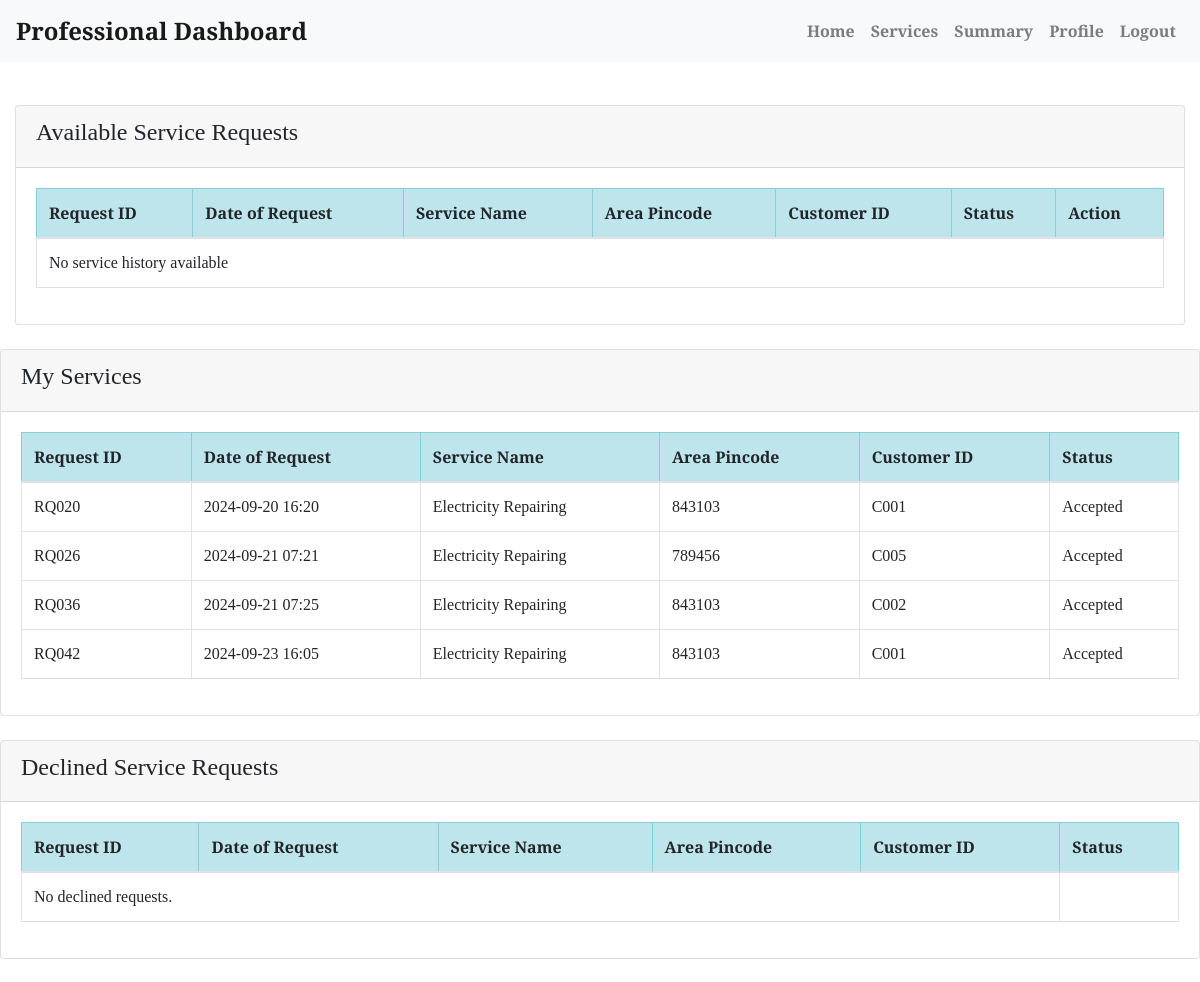
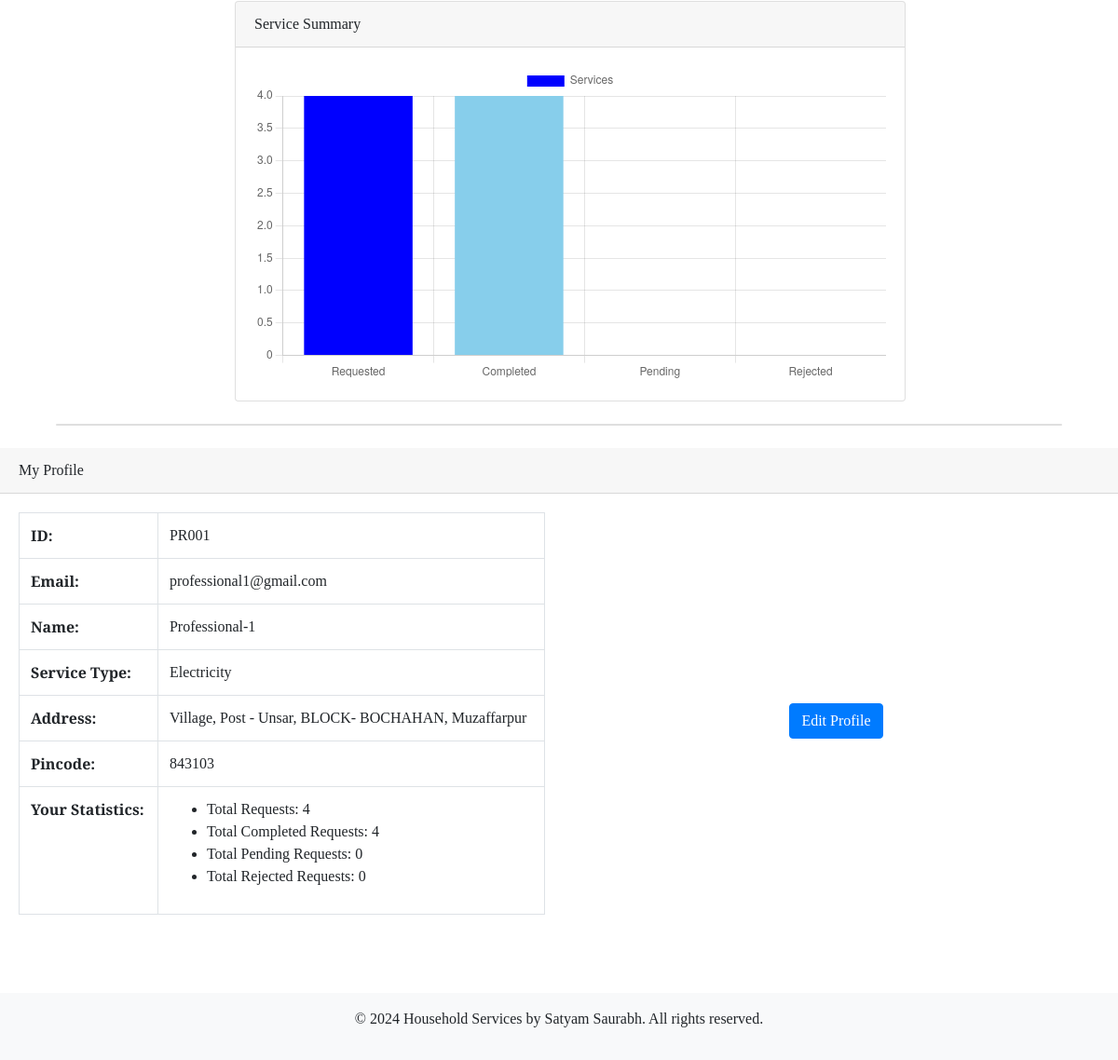
/professional_dashboard (signed in), run on the app's committed database (2 pictures, top to bottom).
### model.py (models this page shows)
class ServiceRequest(db.Model):
    __tablename__ = 'service_request'
    id = db.Column(db.Integer, primary_key=True)
    service_id = db.Column(db.Integer, db.ForeignKey('service_type.id'), nullable=False)
    service_name= db.Column(db.String(100))
    customer_id = db.Column(db.Integer, db.ForeignKey('customer.id'), nullable=False)
    professional_id = db.Column(db.Integer, db.ForeignKey('professional.id'))
    date_of_request = db.Column(db.DateTime, default=datetime.utcnow)
    date_of_completion = db.Column(db.DateTime)
    status = db.Column(db.String(20), default='requested')
    remarks = db.Column(db.Text)
    service = db.relationship('Service_Type', back_populates='service_requests')  # Fixed relationship
    customer = db.relationship('Customer', back_populates='service_requests')
    professional = db.relationship('Professional', back_populates='service_requests')
    review = db.relationship('Review', back_populates='service_request', uselist=False)

class Customer(db.Model):
    __tablename__ = 'customer'
    id = db.Column(db.Integer, primary_key=True)
    user_id = db.Column(db.Integer, db.ForeignKey('user.id', ondelete='CASCADE'), nullable=False)
    email = db.Column(db.String(120), unique=True, nullable=False)
    name = db.Column(db.String(80), nullable=False)
    address = db.Column(db.String(150), nullable=False)
    pincode = db.Column(db.Integer, nullable=False)
    user = db.relationship('User', back_populates='customer')
    service_requests = db.relationship('ServiceRequest', back_populates='customer', foreign_keys='ServiceRequest.customer_id')
    reviews = db.relationship('Review', back_populates='customer', cascade='all, delete-orphan')

class Professional(db.Model):
    __tablename__ = 'professional'
    id = db.Column(db.Integer, primary_key=True)
    user_id = db.Column(db.Integer, db.ForeignKey('user.id', ondelete='CASCADE'), nullable=False)
    service_type_id = db.Column(db.Integer, db.ForeignKey('service_type.id'), nullable=False)  # Fixed FK to 'service_type'
    name = db.Column(db.String(80), nullable=False)
    email = db.Column(db.String(120), unique=True, nullable=False)
    experience = db.Column(db.Integer)  # in years
    address = db.Column(db.String(150), nullable=False)
    pincode = db.Column(db.Integer, nullable=False)
    is_approved = db.Column(db.Boolean, default=False)
    description = db.Column(db.Text)
    user = db.relationship('User', back_populates='professional')
    service_type = db.relationship('Service_Type', back_populates='professionals')
    service_requests = db.relationship('ServiceRequest', back_populates='professional', foreign_keys='ServiceRequest.professional_id')

### app.py (the view)
@app.route('/professional_dashboard')
@login_required
def professional_dashboard():
    services = Service_Type.query.all()
    user = User.query.filter_by(id=current_user.id).first()
    category = Service_Category.query.all()
    professional = Professional.query.filter_by(user_id=current_user.id).first()
    service_requests = ServiceRequest.query.filter_by(professional_id=professional.id).all()
    total_requests = len(service_requests)
    completed_requests = len([req for req in service_requests if req.status == 'Accepted' or req.status == 'Completed'])
    pending_requests = len([req for req in service_requests if req.status == 'Pending'])
    rejected_requests = len([req for req in service_requests if req.status == 'Declined'])
    available_requests = ServiceRequest.query.filter_by(status='Pending', professional_id=professional.id).all()
    my_services = ServiceRequest.query.filter_by(status='Accepted', professional_id=professional.id).all()
    declined_requests = ServiceRequest.query.filter_by(status='Declined', professional_id=professional.id).all()
    if current_user.role != 'Professional':
        flash('Unauthorized error!', 'error')
        return redirect(url_for('unauthorized'))
    return render_template('professional_dashboard.html', service_requests=service_requests, professional=professional, user=user, services=services, category=category, total_requests=total_requests, completed_requests=completed_requests, pending_requests=pending_requests, my_services=my_services, available_requests=available_requests, declined_requests=declined_requests, rejected_requests=rejected_requests)

### app.py (called while the page is built)
@login_manager.user_loader
def load_user(user_id):
    return User.query.get(int(user_id))

### templates/professional_dashboard.html (shortened to what this page needs)
<!DOCTYPE html>
<html lang="en">
<head>
    <link href="https://stackpath.bootstrapcdn.com/bootstrap/4.5.2/css/bootstrap.min.css" rel="stylesheet">
</head>
<body>
    <nav class="navbar navbar-expand-lg navbar-light bg-light fixed-top">
        <a class="navbar-brand" href="/" style="font-weight: bolder; font-size: x-large;">Professional Dashboard</a>
        <div class="collapse navbar-collapse">
            <ul class="navbar-nav ml-auto" style="font-weight: bolder; f">
                <li class="nav-item"><a class="nav-link" href="/">Home</a></li>
                <li class="nav-item"><a class="nav-link" href="#myservice">Services</a></li>
                <li class="nav-item"><a class="nav-link" href="#summary">Summary</a></li>
                <li class="nav-item"><a class="nav-link" href="#profile">Profile</a></li>
                <li class="nav-item"><a class="nav-link" href="/logout">Logout</a></li>
            </ul>
        </div>
    </nav>
    <div class="container-fluid mt-5">
        <div class="card mb-4" style="margin-top: 105px;">
            <div class="card-header">
                <h4>Available Service Requests</h4>
            </div>
            <div class="card-body">
                <table class="table table-bordered table-hover">
                    <thead class="table-info">
                        <tr>
                            <th>Request ID</th>
                            <th>Date of Request</th>
                            <th>Service Name</th>
                            <th>Area Pincode</th>
                            <th>Customer ID</th>
                            <th>Status</th>
                            <th>Action</th>
                        </tr>
                    </thead>
                    <tbody>
                        {% for request in available_requests %}
                        <tr>
                            <td>RQ0{{ request.id }}</td>
                            <td>{{ request.date_of_request.strftime('%Y-%m-%d %H:%M') }}</td>
                            <td>{{ request.service_name }}</td>
                            <td>{{ request.customer.pincode }}</td>
                            <td>C00{{ request.customer_id }}</td>
                            <td>{{ request.status }}</td>
                            <td>
                                <div class="btn-group" role="group">
                                    <a href="{{ url_for('view_service_request', request_id=request.id) }}"
                                        class="btn btn-sm btn-info">View</a>
                                    <a href="{{ url_for('accept_service_request', request_id=request.id) }}"
                                        class="btn btn-sm btn-warning">Accept</a>
                                    <a href="{{ url_for('decline_service_request', request_id=request.id) }}"
                                        class="btn btn-sm btn-danger">Decline</a>
                                </div>
                            </td>
                        </tr>
                        {% else %}
                        <tr>
                            <td colspan="7">No service history available</td>
                        </tr>
                        {% endfor %}
                    </tbody>
                </table>
            </div>
        </div>
    </div>
    <div id="myservice" class="card mb-4">
        <div class="card-header">
            <h4>My Services</h4>
        </div>
        <div class="card-body">
            <table class="table table-bordered table-hover">
                <thead class="table-info">
                    <tr>
                        <th>Request ID</th>
                        <th>Date of Request</th>
                        <th>Service Name</th>
                        <th>Area Pincode</th>
                        <th>Customer ID</th>
                        <th>Status</th>
                    </tr>
                </thead>
                <tbody>
                    {% for service in my_services %}
                    <tr>
                        <td>RQ0{{ service.id }}</td>
                        <td>{{ service.date_of_request.strftime('%Y-%m-%d %H:%M') }}</td>
                        <td>{{ service.service_name }}</td>
                        <td>{{ service.customer.pincode }}</td>
                        <td>C00{{ service.customer_id }}</td>
                        <td>{{ service.status }}</td>
                    </tr>
                    {% else %}
                    <tr>
                        <td colspan="5">No accepted services</td>
                    </tr>
                    {% endfor %}
                </tbody>
            </table>
        </div>
    </div>
    <div class="card mb-4">
        <div class="card-header">
            <h4>Declined Service Requests</h4>
        </div>
        <div class="card-body">
            <table class="table table-bordered table-hover">
                <thead class="table-info">
                    <tr>
                        <th>Request ID</th>
                        <th>Date of Request</th>
                        <th>Service Name</th>
                        <th>Area Pincode</th>
                        <th>Customer ID</th>
                        <th>Status</th>
                    </tr>
                </thead>
                <tbody>
                    {% for request in declined_requests %}
                    <tr>
                        <td>RQ0{{ request.id }}</td>
                        <td>{{ request.date_of_request.strftime('%Y-%m-%d %H:%M') }}</td>
                        <td>{{ request.service_name }}</td>
                        <td>{{ request.customer.pincode }}</td>
                        <td>C00{{ request.customer_id }}</td>
                        <td><b>{{ request.status }}</b></td>
                    </tr>
                    {% else %}
                    <tr>
                        <td colspan="5">No declined requests.</td>
                    </tr>
                    {% endfor %}
                </tbody>
            </table>
        </div>
    </div>
    <div id="summary" class="card mb-4" style="width: 60%; margin-left:21% ;">
        <div class="card-header">Service Summary</div>
        <div class="card-body">
            <canvas id="statusBarChart"></canvas>
        </div>
    </div>
    <div id="profile" class="card mb-4" style="margin-left:5% ;margin-right: 5%;"></div>
    <div class="card-header">My Profile</div>
    <div class="card-body">
        <div class="row">
            <div class="col-md-6">
                <table class="table table-bordered table-hover">
                    <tbody>
                        <tr>
                            <th>ID:</th>
                            <td>PR00{{ professional.id }}</td>
                        </tr>
                        <tr>
                            <th>Email:</th>
                            <td>{{ professional.email }}</td>
                        </tr>
                        <tr>
                            <th>Name:</th>
                            <td>{{ professional.name }}</td>
                        </tr>
                        <tr>
                            <th>Service Type:</th>
                            <td>{{ professional.service_type_id }}</td>
                        </tr>
                        <tr>
                            <th>Address:</th>
                            <td>{{ professional.address }}</td>
                        </tr>
                        <tr>
                            <th>Pincode:</th>
                            <td>{{ professional.pincode }}</td>
                        </tr>
                        <tr>
                            <th>Your Statistics:</th>
                            <td>
                                <ul>
                                    <li>Total Requests: {{ total_requests }}</li>
                                    <li>Total Completed Requests: {{ completed_requests }}</li>
                                    <li>Total Pending Requests: {{ pending_requests }}</li>
                                    <li>Total Rejected Requests: {{rejected_requests }}</li>
                                </ul>
                        </tr>
                    </tbody>
                </table>
            </div>
            <div class="col-md-6 d-flex align-items-center justify-content-center">
                <a href="/edit_profile/{{ user.id }}" class="btn btn-primary">Edit Profile</a>
            </div>
        </div>
    </div>
    <script>
        document.addEventListener('DOMContentLoaded', function () {
            var ctxBar = document.getElementById('statusBarChart').getContext('2d');
            var statusBarChart = new Chart(ctxBar, {
                type: 'bar',
                data: {
                    labels: ['Requested', 'Completed', 'Pending', 'Rejected'],
                    datasets: [{
                        label: 'Services',
                        data: [
                            {{ total_requests }},
                    {{ completed_requests }},
                            {{ pending_requests }},
            {{ rejected_requests }}
                        ],
            backgroundColor: [
            'blue',  // Blue for Requested
            'skyblue',  // Green for Completed
            'lightgreen',  // Yellow for Pending
            'red' // Red for Rejected
        ]
                    }]
                },
            options: {
            scales: {
                y: {
                    beginAtZero: true
                }
            },
            responsive: true
        }
            });
        });
    </script>
    <footer class="mt-5 py-3 bg-light">
        <div class="container text-center">
            <p>&copy; 2024 Household Services by Satyam Saurabh. All rights reserved.</p>
        </div>
    </footer>
</body>
</html>

### templates/professional_dashboard.html (style rules this page uses)
body { font-family: 'Libre Baskerville', serif; margin: 0; }

### data on the page
ServiceRequest: id "20", date_of_request "2024-09-20 16:20", service_name "Electricity Repairing", customer.pincode "843103", customer_id "1", status "Accepted"
ServiceRequest: id "26", date_of_request "2024-09-21 07:21", service_name "Electricity Repairing", customer.pincode "789456", customer_id "5", status "Accepted"
ServiceRequest: id "36", date_of_request "2024-09-21 07:25", service_name "Electricity Repairing", customer.pincode "843103", customer_id "2", status "Accepted"
ServiceRequest: id "42", date_of_request "2024-09-23 16:05", service_name "Electricity Repairing", customer.pincode "843103", customer_id "1", status "Accepted"
Professional: id "1", email "professional1@gmail.com", name "Professional-1", service_type_id "Electricity", address "Village, Post - Unsar, BLOCK- BOCHAHAN, Muzaffarpur", pincode "843103"

### other printed values
{{ total_requests }} "4"
{{ completed_requests }} "4"
{{ pending_requests }} "0"
{{ rejected_requests }} "0"
chart data {{ total_requests }} 4
chart data {{ completed_requests }} 4
chart data {{ pending_requests }} 0
chart data {{ rejected_requests }} 0
